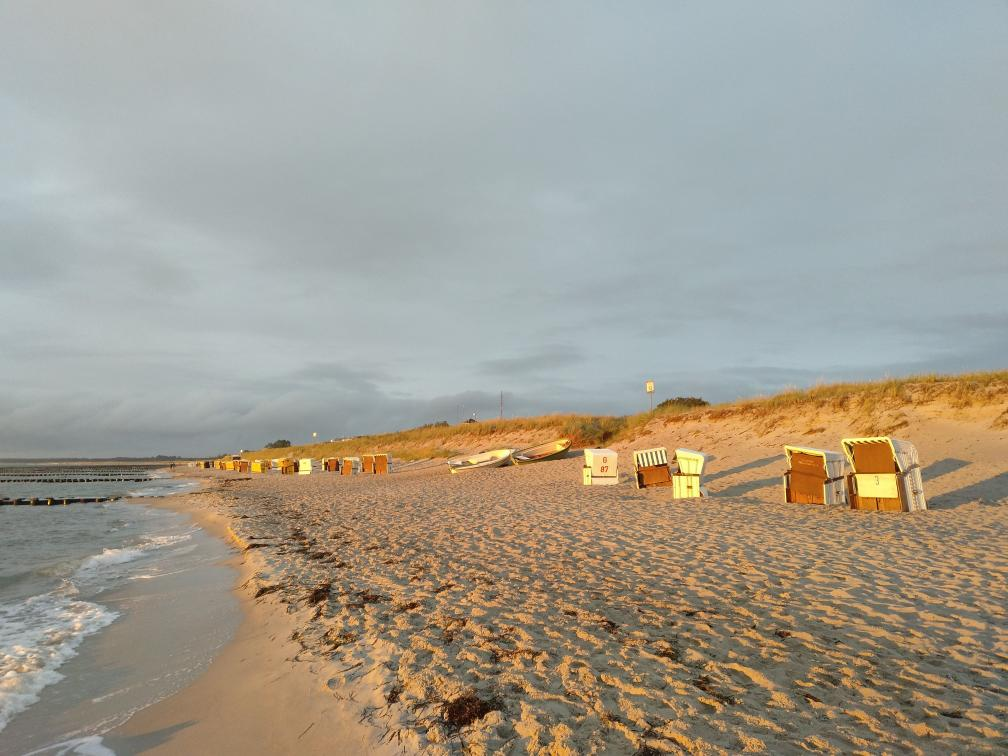
#> input picture lesson_2/data/sea.jpg, 1008 x 756 px
$ python hometask_2.py
#> lines starting #> are read from the running program, lines starting #| are printed output that depends on the picture; long printed decimals are rounded
import cv2
import numpy as np
from matplotlib import pyplot as plt

plt.rcParams['figure.figsize'] = [15, 5]


def white_patch():
    image = cv2.imread('data/sea.jpg')
#> image is the input picture: shape (756, 1008, 3); mean B, G, R 144.1, 156.8, 162.3
    image = cv2.cvtColor(image, cv2.COLOR_BGR2RGB)
    plt.imshow(image)
    # Define white patch and the coefficients
    row, col = 485, 864
    white = image[row, col, :]
#> white = [252, 242, 127]
    coefficients = 255.0 / white
#> coefficients = [1.01, 1.05, 2.01]

    # Apply white balancing and generate balanced image
    result = np.zeros_like(image, dtype=np.float32)
    for channel in range(3):
        result[..., channel] = image[..., channel] * coefficients[channel]
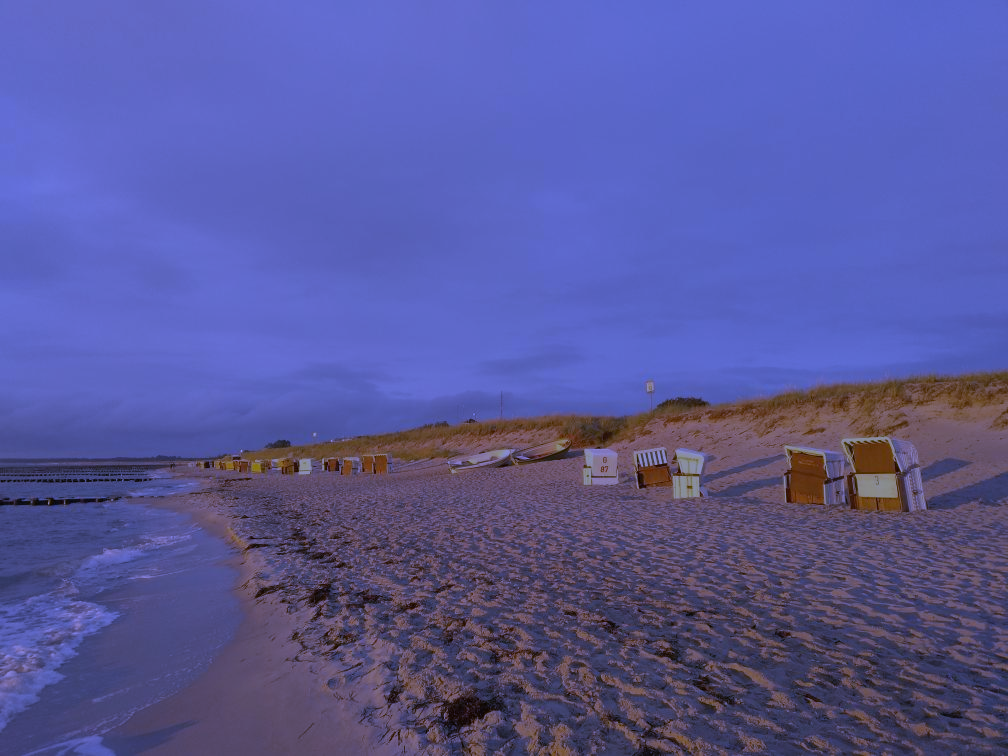
#> result: shape (756, 1008, 3) float32; mean R, G, B 164.2, 165.2, 289.2; drawn with min black and max white

    # White patching does not guarantee that the dynamic range is preserved, images must be clipped.
    result = result / 255
    result[result > 1] = 1
    plt.subplot(121), plt.imshow(image)
    plt.subplot(122), plt.imshow(result)
    plt.show()
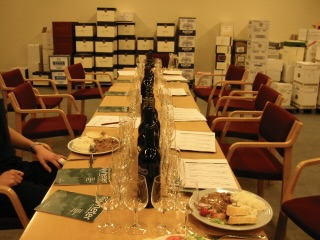
#> input picture lesson_2/data/test.jpeg, 320 x 240 px
#> further down, img is the input picture: shape (240, 320, 3); mean B, G, R 45.8, 97.4, 140.2


def grey_world(image):
    # Compute the mean values for all three colour channels (red, green, blue)
    # red, green, blue = cv2.split(image)
    mean_r = np.mean(image[..., 0])
#> mean_r = 140.2
    mean_g = np.mean(image[..., 1])
#> mean_g = 97.38
    mean_b = np.mean(image[..., 2])
#> mean_b = 45.81

    # Compute the coefficients kr, kg, kb
    # Note: there are 3 coefficients to compute but we only have 2 equations.
    # Therefore, you have to make an assumption, fix the value of one of the
    # coefficients and compute the remaining two
    # Hint: You can fix the coefficient of the brightest colour channel to 1.
    gray = np.mean([mean_r, mean_g, mean_b])
#> gray = 94.46
    kr = gray / mean_r
#> kr = 0.674
    kg = gray / mean_g
#> kg = 0.97
    kb = gray / mean_b
#> kb = 2.06
    coeffs = [kr, kg, kb]
#> coeffs = [0.674, 0.97, 2.06]
    print('coefficients (kr, kg, kb) = ({}, {}, {})'.format(kr, kg, kb))
#| coefficients (kr, kg, kb) = (0.6738, 0.97, 2.062)

    # Apply color balancing and generate the balanced image
    result = np.zeros_like(img, dtype=np.float32)
    for channel in range(3):
        result[..., channel] = np.minimum(img[..., channel] * coeffs[channel], 255)
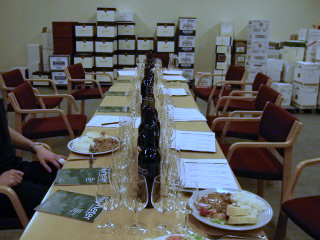
#> result: shape (240, 320, 3) float32; mean R, G, B 94.5, 94.5, 93.2
    result = result / 255
    result[result > 1] = 1

    return result


def scale_by_max(image):
    # Compute the maximum values for all three colour channels (red, green, blue)
    red, green, blue = cv2.split(image)
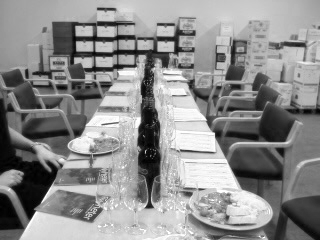
#> red: shape (240, 320); min 0, max 255, mean 140.2
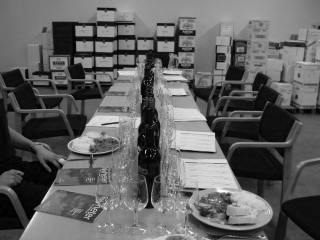
#> green: shape (240, 320); min 0, max 253, mean 97.4
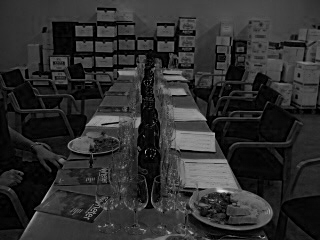
#> blue: shape (240, 320); min 0, max 227, mean 45.8
    max_r = np.max(red)
#> max_r = 255
    max_g = np.max(green)
#> max_g = 253
    max_b = np.max(blue)
#> max_b = 227

    # Apply scale-by-max balancing and generate the balanced image
    result = np.zeros_like(img, dtype=np.float32)
    result[..., 0] = 255 * (img[..., 0] / max_r)
    result[..., 1] = 255 * (img[..., 1] / max_g)
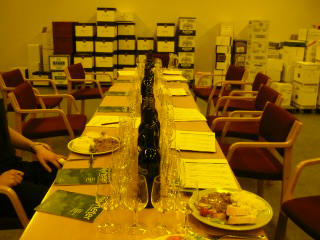
#> result: shape (240, 320, 3) float32; mean R, G, B 140.2, 98.1, 0
    result[..., 2] = 255 * (img[..., 2] / max_b)

    result = result / 255
    result[result > 1] = 1

    return result


# White patch
white_patch()

# Gray world
# Load your image
img = cv2.imread('data/test.jpeg')
img = cv2.cvtColor(img, cv2.COLOR_BGR2RGB)
balanced = grey_world(img)
# Show the original and the balanced image side by side
plt.subplot(121), plt.imshow(img)
plt.subplot(122), plt.imshow(balanced)
plt.show()

# Scale-by-max
# Load your image
img = cv2.imread('data/test.jpeg')
img = cv2.cvtColor(img, cv2.COLOR_BGR2RGB)
balanced = scale_by_max(img)

# Show the original and the balanced image side by side
plt.subplot(121), plt.imshow(img)
plt.subplot(122), plt.imshow(balanced)
plt.show()
